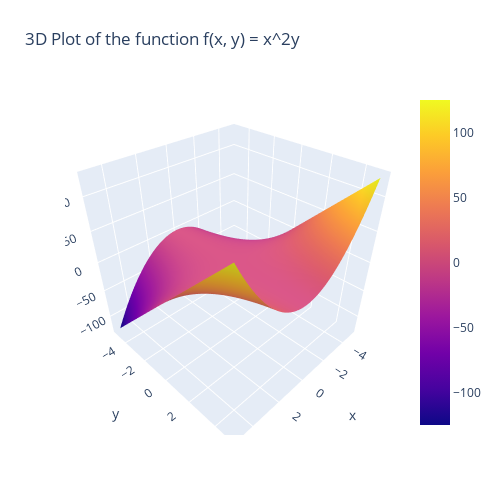

Here is the notebook cell this chart was saved with:
### Markdown cell above
### **Gradient Descent in SVM**

### Code cell
import plotly.graph_objs as go
import numpy as np

x = np.linspace(-5, 5, 100)
y = np.linspace(-5, 5, 100)
x, y = np.meshgrid(x, y)
z = x**2 * y

fig = go.Figure(data = [go.Surface(z =z, x=x, y=y)])
fig.update_layout(title = '3D Plot of the function f(x, y) = x^2y', autosize = False,
                  width = 500, height = 500,
                  margin = dict(l=65, r=50, b=65, t=90))
fig.show()

### Figure 1 — Plotly figure (JSON) as saved in the notebook; plotly's stock layout.template omitted (floating-point values rounded to 4 significant figures; data arrays with more than 128 entries replaced by an {"elided": "..."} marker saying what was removed)
{"data": [{"type": "surface", "x": {"elided": "100x100 float values"}, "y": {"elided": "100x100 float values"}, "z": {"elided": "100x100 float values"}}], "layout": {"autosize": false, "height": 500, "margin": {"b": 65, "l": 65, "r": 50, "t": 90}, "title": {"text": "3D Plot of the function f(x, y) = x^2y"}, "width": 500}}
